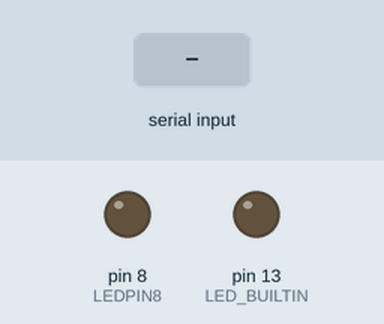
The sketch below on a simulated Arduino Uno, built with avr-gcc and run on an emulated ATmega328P. On the bench: output pins drawn as LEDs (lit = HIGH). Inputs (shaded band) come from the test bench.

Above: at 1.2 s.
1.3 s: byte 8 (GO_HIGH8) received over Serial
At 2.1 s:
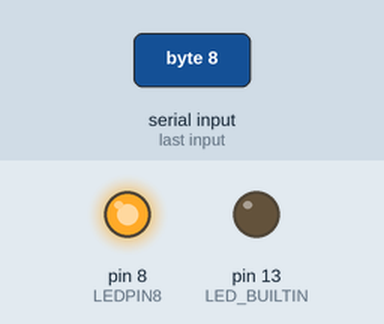
Timing chart, 0 to 4.3 s (numbered marks = the images above; inputs shaded):
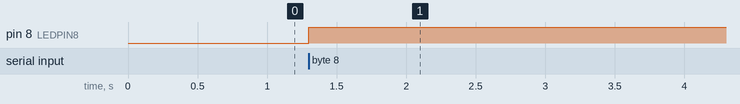

Measured:
- after the input at 1.3 s, pin 8 (LEDPIN8): LOW → HIGH at once

The sketch:

Intan_signal_UNO.ino
```cpp
#define GO_HIGH8 8
#define GO_HIGH7 7
#define GO_LOW8 6
#define GO_LOW7 5
#define LEDPIN8 8 //for channel 8 on intan board
#define LEDPIN7 3 //for channel 7 on intan board

void setup() {
  // put your setup code here, to run once:
  Serial.begin(9600);
  pinMode(LEDPIN8, OUTPUT);
//  pinMode(LEDPIN7, OUTPUT);
  pinMode(LED_BUILTIN, OUTPUT);
}

void loop() {
  // put your main code here, to run repeatedly:
  readSerial();
}

void readSerial(){
  if(Serial.available() > 0){
    int matlabval = Serial.read();
    if(matlabval == GO_HIGH8){
      digitalWrite(LEDPIN8, HIGH);
    }else if(matlabval == GO_LOW8){
      digitalWrite(LEDPIN8, LOW);
    }
//    else if(matlabval == GO_HIGH7){
//       digitalWrite(LEDPIN7, HIGH);
//    }else if(matlabval == GO_LOW7){
//       digitalWrite(LEDPIN7, LOW);
//    }
  }
}
```
